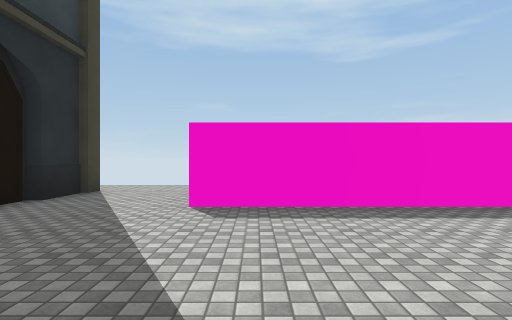
view 1 (above)

24 first-person views from a walk through a scene from a Unity 3-D project. The camera is 1.4 m above the floor, looks level and sees 80° across. The floor is counted in squares, 2 m on a side. Each view is taken from the middle of a square. On the plan, view 1 faces up. The plan holds only what a view shows up to about 10 squares ahead; the rest is blank. The place goes on beyond the plan. Surface patterns are stand-ins for the level's own textures.

view 2
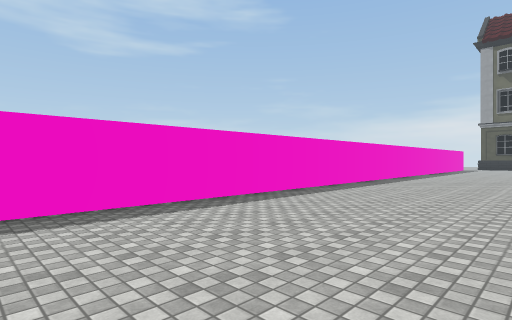

view 3
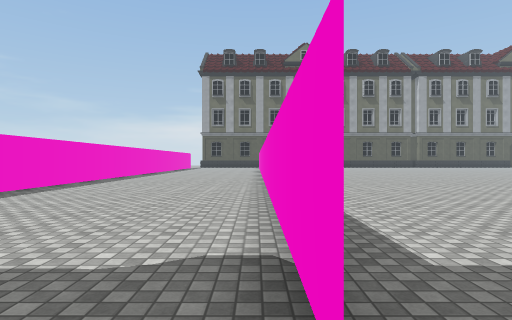

view 4
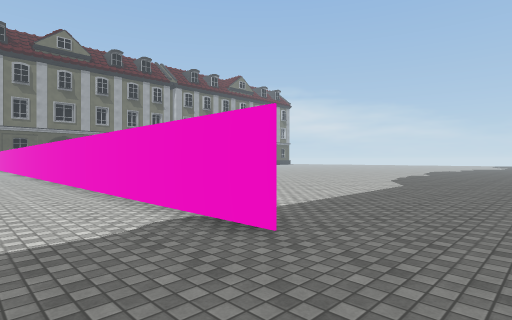

view 5
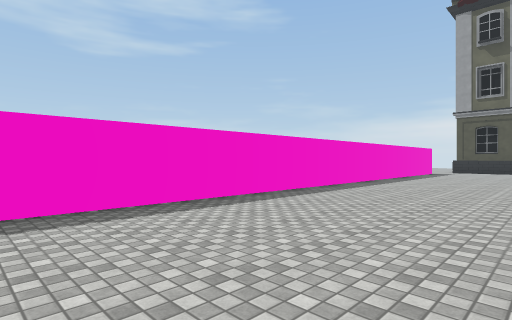

view 6
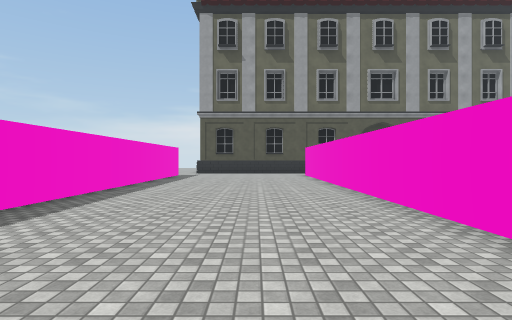

view 7
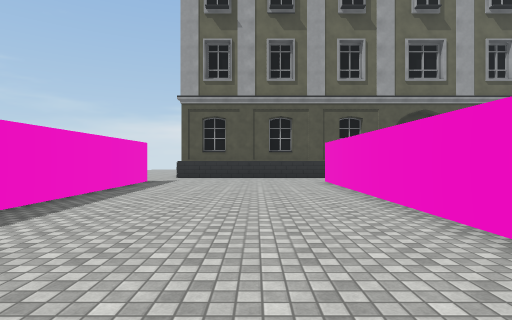

view 8
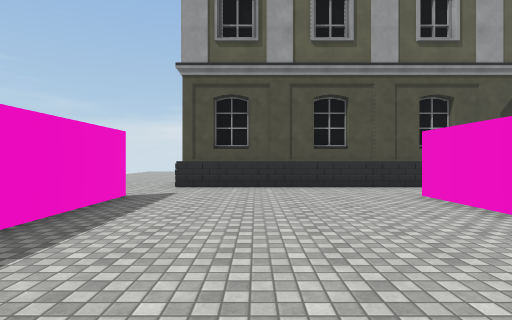

view 9
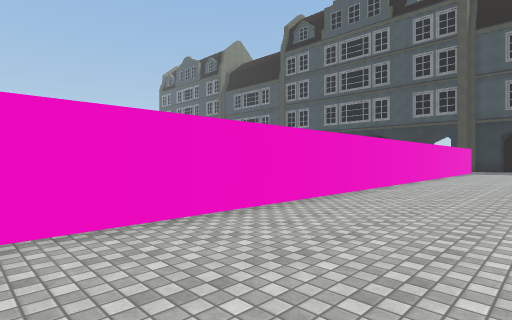

view 10
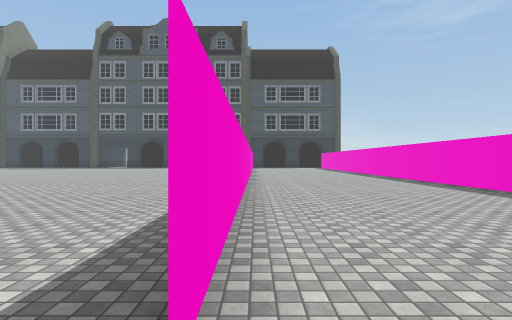

view 11
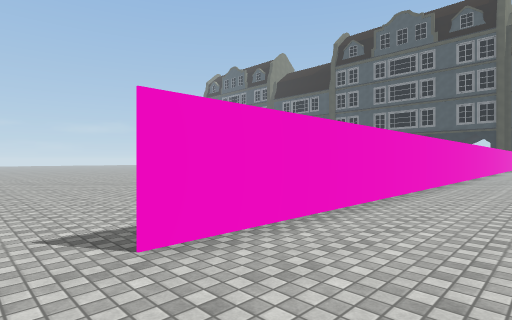

view 12
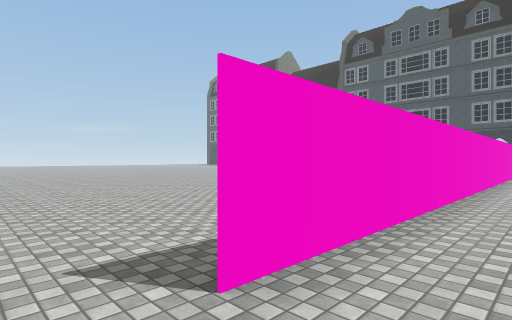

view 13
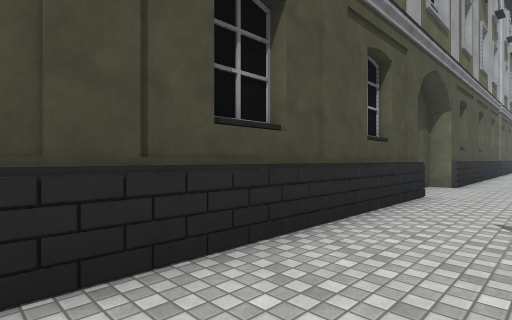

view 14
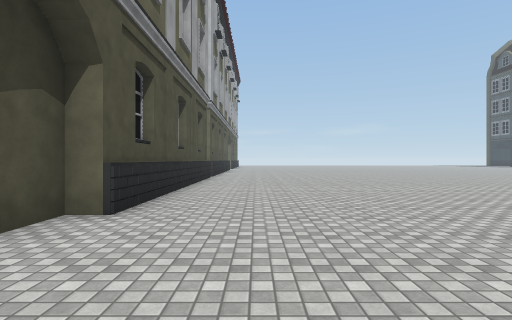

view 15
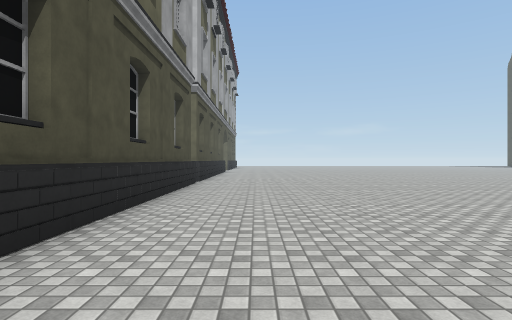

view 16
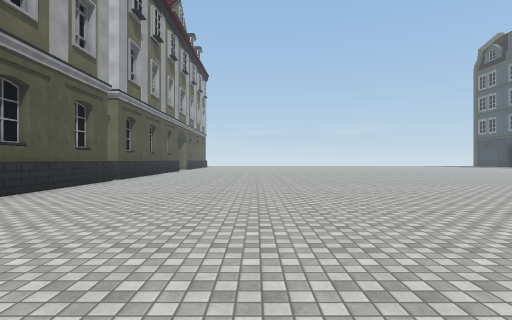

view 17
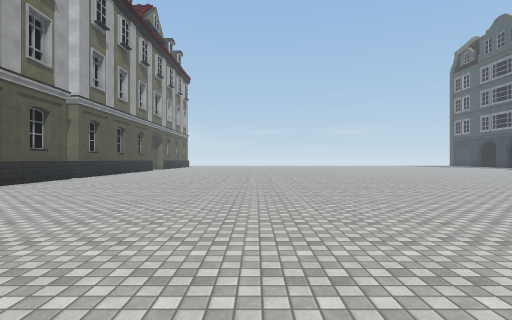

view 18
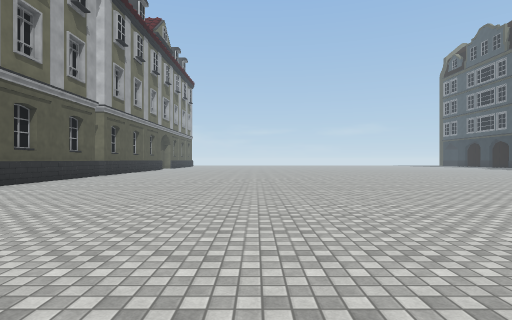

view 19
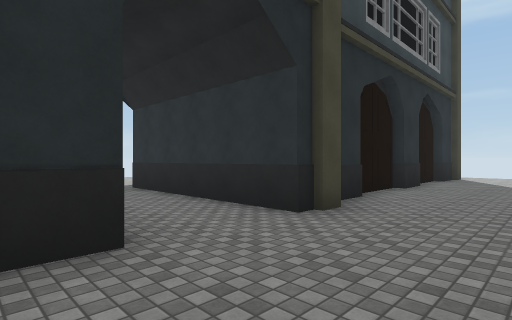

view 20
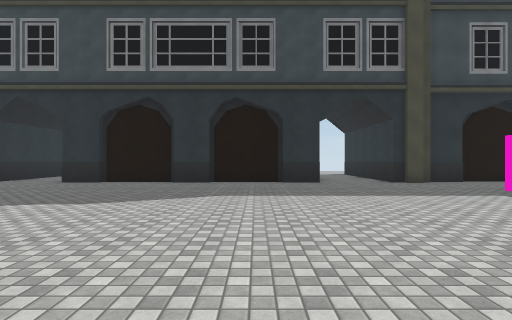

view 21
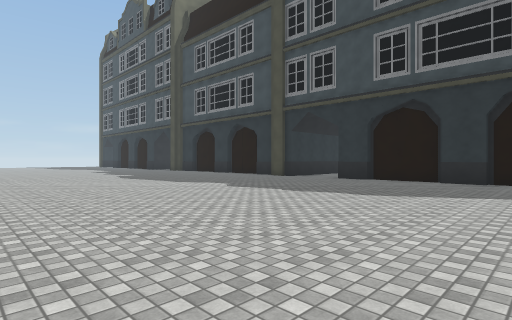

view 22
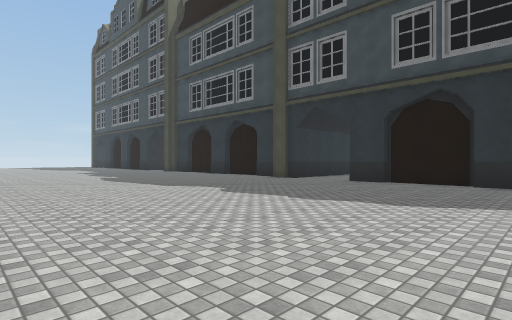

view 23
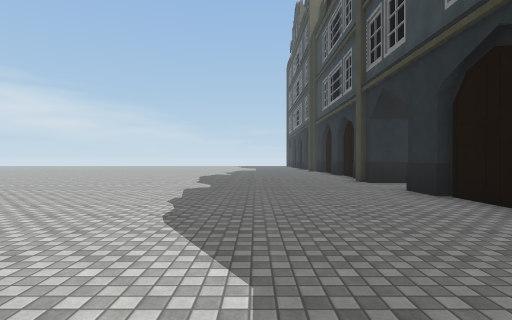

view 24
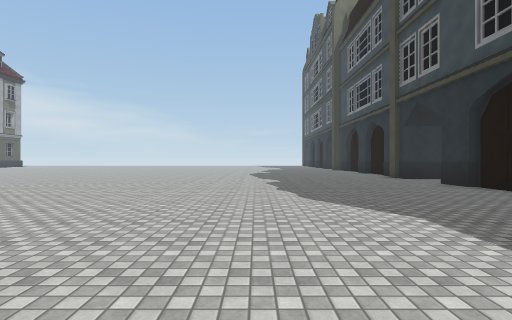

### Floor plan
Key: @ floor where view 1 was taken; # wall or solid block; . floor; B building.
Columns run from 8 left of view 1 to 28 right of it. Each row starts with its distance up from view 1.
  8     ...
  7     #..
  6     #...                           ..
  5     #..#########################.....
  4     B.............................#
  3     #.............................#
  2     #.............................#
  1     B.............................#
  0     #...@.........................#
 -1     #..#########################..#
 -2 BBBBB.......               .......#
 -3 ...............          .........#
 -4  ................      ...........#
 -5     #............      ............
 -6     #............      ............#
 -7     B............      ...........##
 -8     B............     ............#
 -9     #............    .............#
-10     B...........    ..............#
-11     B............   ..............#
-12     #.............  ..............#
-13     #.............  ..............#
-14     ..............................#
-15     ............     .............#
-16      ...........        ..........#

Positions as (right, up) in squares from view 1, and headings:
1: (0, 0), facing up
2: (0, 0), facing up-right
3: (-2, -1), facing right
4: (-3, 1), facing down-right
5: (7, 0), facing up-right
6: (10, 1), facing right
7: (14, 1), facing right
8: (18, 2), facing right
9: (18, 2), facing down-left
10: (25, -1), facing left
11: (25, 1), facing down-left
12: (25, 0), facing down-left
13: (24, 2), facing down-right
14: (24, -3), facing down
15: (24, -6), facing down
16: (21, -5), facing down
17: (19, -4), facing down
18: (19, -2), facing down
19: (-1, -6), facing up-left
20: (6, -7), facing left
21: (7, -7), facing down-left
22: (6, -8), facing down-left
23: (0, -6), facing down
24: (2, -4), facing down
